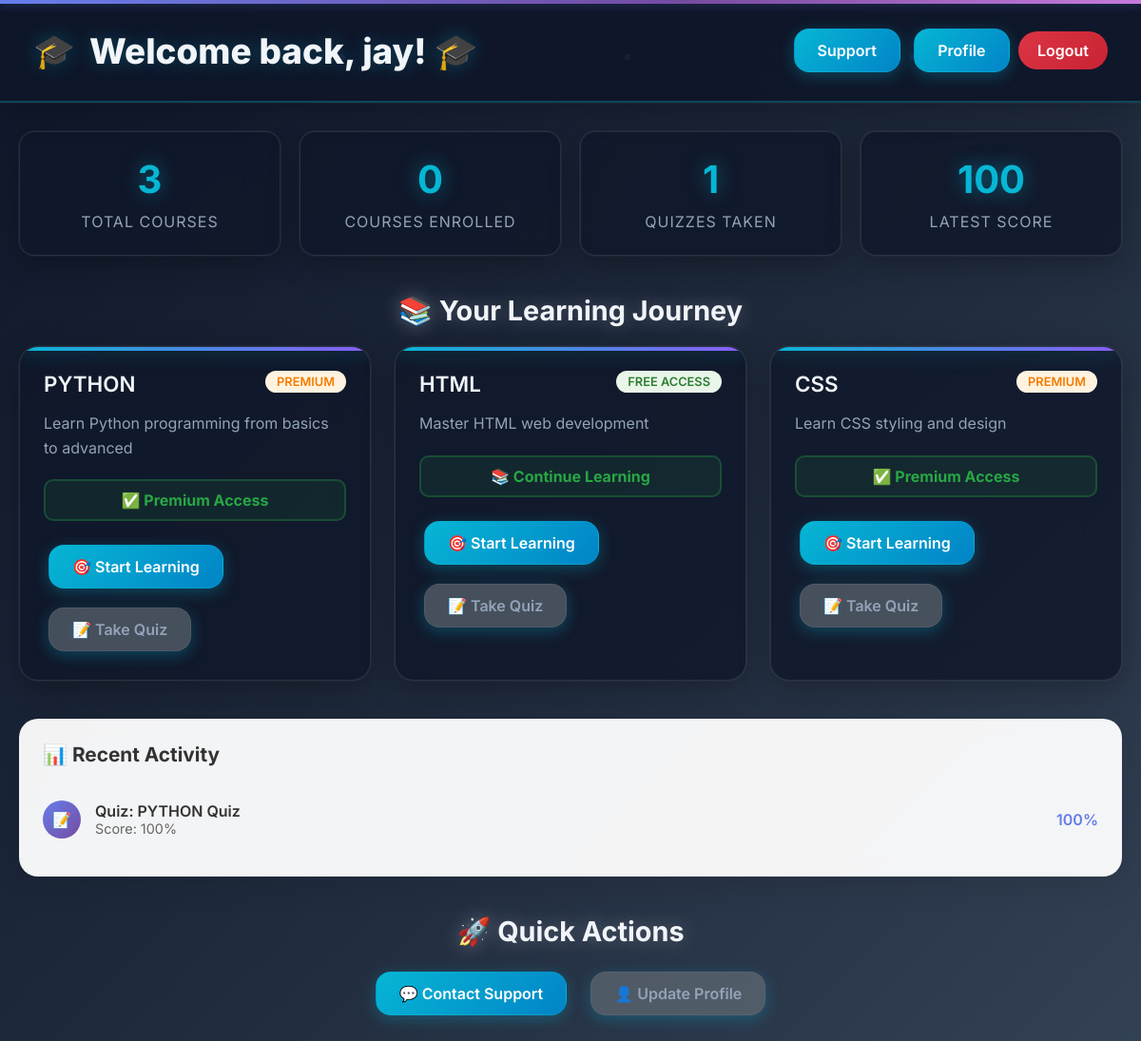
The page /home/4 (signed in) on the database its author committed.
### website/models.py (models this page shows, shortened)
class Learner(models.Model):
        username = models.CharField(max_length=50)
        first_name = models.CharField(max_length=50, default='')
        last_name = models.CharField(max_length=50, default='')
        profile_picture = models.ImageField(null=True, blank=True, upload_to='images/')
        email = models.EmailField()
        ph_number = models.CharField(max_length=15, blank=True, null=True)
        DOB = models.DateField( null = True, default='2001-01-01')
        user = models.OneToOneField(User, on_delete=models.CASCADE, default=None)
        dno = models.CharField(max_length=100, null=True, blank=True, default='--')
        street = models.CharField(max_length=100, null=True, blank=True, default='--')
        city = models.CharField(max_length=100, null=True, blank=True, default='--')
        state = models.CharField(max_length=100, null=True, blank=True, default='--')
        country = models.CharField(max_length=100, null=True, blank=True, default='--')
        pincode = models.CharField(max_length=100, null=True, blank=True, default='--')

class Submission_quiz(models.Model):
    Learner = models.ForeignKey(Learner, on_delete=models.CASCADE)
    Quiz = models.ForeignKey(Quiz, on_delete=models.CASCADE )
    score = models.IntegerField(blank=True, null=True, default = 0)

class Course(models.Model):
    name = models.CharField(max_length=50)
    description = models.TextField()
    price = models.IntegerField()
    discount = models.IntegerField( null=True, blank=True)

class Quiz(models.Model):
    title = models.CharField(max_length=255)
    course = models.ForeignKey(Course, on_delete=models.CASCADE, null=True, blank=True)

### website/views.py (the view)
# urls.py: 2. Add a URL to urlpatterns:  path('', views.home, name='home')
@login_required
def home(request, id):
    try:
        learner = Learner.objects.get(id=id)
    except Learner.DoesNotExist:
        print(f"❌ Learner not found: {id}")
        return redirect('learner_login')
    courses = Course.objects.all()
    learner_learnings = learnings.objects.filter(learner=learner)
    course_progress = {}
    for learning in learner_learnings:
        course_progress[learning.course_learning.name] = {
            'has_access': learning.activation,
            'course_id': learning.course_learning.id
        }
    recent_quizzes = Submission_quiz.objects.filter(Learner=learner).order_by('-id')[:5]
    total_courses = courses.count()
    enrolled_courses = len([l for l in course_progress.values() if l['has_access'] or True])  # All courses have free access
    premium_courses = len([l for l in course_progress.values() if l['has_access']])
    return render(request, 'learner/home.html', {
                                                        'learner': learner,
        'courses': courses,
        'course_progress': course_progress,
        'recent_quizzes': recent_quizzes,
        'total_courses': total_courses,
        'enrolled_courses': enrolled_courses,
        'premium_courses': premium_courses
                                                        })

### website/templates/learner/home.html (shortened to what this page needs)
<!DOCTYPE html>
<html lang="en">
<head>
</head>
<body>
    <div class="header">
        <h1>Welcome back, {{ learner.first_name|default:learner.username }}! 🎓</h1>
        <div>
            <a href="{% url 'query' learner.id %}" class="btn">Support</a>
            <a href="{% url 'learner_profile' learner.id %}" class="btn">Profile</a>
            <a href="{% url 'logout' %}" class="logout-btn">Logout</a>
        </div>
    </div>
    <div class="container">
        <div class="dashboard-stats">
            <div class="stat-card">
                <div class="stat-number">{{ courses|length }}</div>
                <div class="stat-label">Total Courses</div>
            </div>
            <div class="stat-card">
                {% for course_name, progress in course_progress.items %}
                    {% if progress.has_access %}
                        {% if forloop.first %}<div class="stat-number">{{ course_progress|dictsort:"has_access"|length }}</div>{% endif %}
                    {% endif %}
                {% empty %}
                    <div class="stat-number">0</div>
                {% endfor %}
                <div class="stat-label">Courses Enrolled</div>
            </div>
            <div class="stat-card">
                <div class="stat-number">{{ recent_quizzes|length }}</div>
                <div class="stat-label">Quizzes Taken</div>
            </div>
            <div class="stat-card">
                {% if recent_quizzes %}
                    <div class="stat-number">
                        {% for quiz in recent_quizzes %}
                            {% if forloop.first %}{{ quiz.score }}{% endif %}
                        {% endfor %}
                    </div>
                {% else %}
                    <div class="stat-number">-</div>
                {% endif %}
                <div class="stat-label">Latest Score</div>
            </div>
        </div>
        <h2 class="section-title">📚 Your Learning Journey</h2>
        {% if courses %}
        <div class="course-grid">
            {% for course in courses %}
            <div class="course-card">
                <div class="course-header">
                    <h3>{{ course.name }}</h3>
                    {% for course_name, progress in course_progress.items %}
                        {% if course_name == course.name %}
                            <span class="access-badge {% if progress.has_access %}access-premium{% else %}access-free{% endif %}">
                                {% if progress.has_access %}Premium{% else %}Free Access{% endif %}
                            </span>
                        {% endif %}
                    {% empty %}
                        <span class="access-badge access-free">Free Access</span>
                    {% endfor %}
                </div>
                <p>{{ course.description }}</p>
                {% for course_name, progress in course_progress.items %}
                    {% if course_name == course.name %}
                        {% if progress.has_access %}
                            <div class="course-status">
                                <span class="status-text">✅ Premium Access</span>
                            </div>
                        {% else %}
                            <div class="course-status">
                                <span class="status-text">📚 Continue Learning</span>
                            </div>
                        {% endif %}
                    {% endif %}
                {% empty %}
                    {% comment %} If no course progress data, don't show price since learner is logged in {% endcomment %}
                    <div class="course-status">
                        <span class="status-text">📚 Start Learning</span>
                </div>
                {% endfor %}
                <div style="display: flex; flex-wrap: wrap; gap: 10px;">
                    <a href="{% url 'check_payment' learner.id course.name %}" class="btn">
                        🎯 Start Learning
                    </a>
                    <a href="{% url 'get_quiz' course.name learner.id %}" class="btn btn-secondary">
                        📝 Take Quiz
                    </a>
                </div>
            </div>
            {% endfor %}
        </div>
        {% else %}
        <div style="text-align: center; padding: 60px 20px; color: white;">
            <h3>📚 No courses available at the moment.</h3>
            <p>Check back later for new learning opportunities!</p>
        </div>
        {% endif %}
        {% if recent_quizzes %}
        <div class="recent-activity">
            <h3 style="margin-top: 0; color: #333; font-size: 1.3rem;">📊 Recent Activity</h3>
            {% for quiz in recent_quizzes %}
            <div class="activity-item">
                <div class="activity-icon">📝</div>
                <div style="flex: 1;">
                    <div style="font-weight: 600; color: #333;">Quiz: {{ quiz.Quiz.title }}</div>
                    <div style="color: #666; font-size: 0.9rem;">Score: {{ quiz.score }}%</div>
                </div>
                <div style="text-align: right;">
                    <div style="color: #667eea; font-weight: 600;">{{ quiz.score }}%</div>
                </div>
            </div>
            {% endfor %}
        </div>
        {% endif %}
        <div style="text-align: center; margin-top: 40px;">
            <h3 class="section-title">🚀 Quick Actions</h3>
            <div style="display: flex; justify-content: center; flex-wrap: wrap; gap: 15px;">
                <a href="{% url 'query' learner.id %}" class="btn">💬 Contact Support</a>
                <a href="{% url 'learner_profile' learner.id %}" class="btn btn-secondary">👤 Update Profile</a>
            </div>
        </div>
    </div>
</body>
</html>

### rows shown on the page
Learner: first_name "jay"
Submission_quiz: score "100", Quiz "PYTHON Quiz"
Course: name "PYTHON", description "Learn Python programming from basics to advanced"
Course: name "HTML", description "Master HTML web development"
Course: name "CSS", description "Learn CSS styling and design"

### other values the page prints
{{ courses|length }} "3"
{{ course_progress|dictsort:"has_access"|length }} "0"
{{ recent_quizzes|length }} "1"
